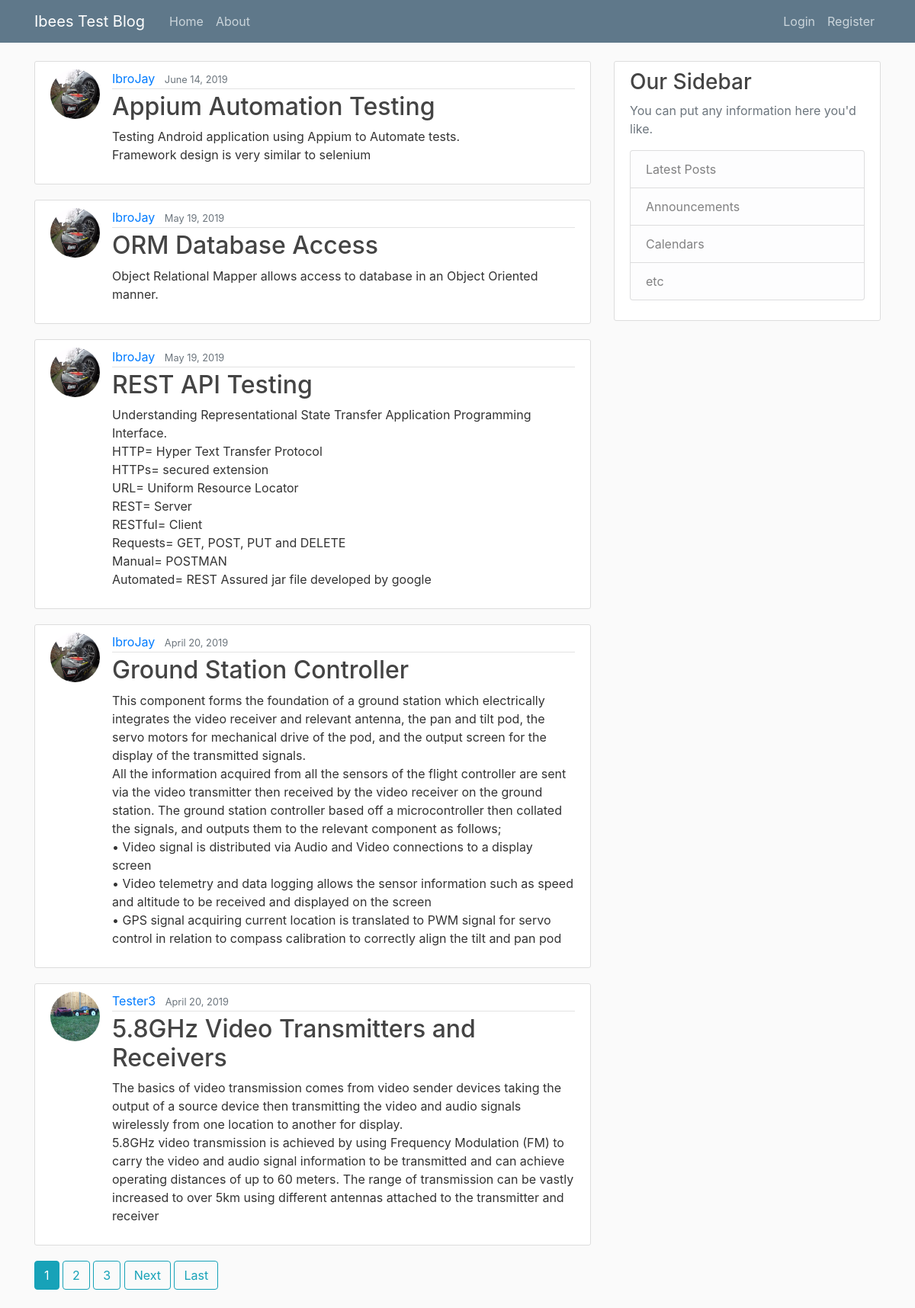
The page / on the database its author committed.
### blog/models.py (models this page shows, shortened)
class Post(models.Model):
    title = models.CharField(max_length=50)
    content = models.TextField()
    date_posted = models.DateTimeField(default=timezone.now)
    author = models.ForeignKey(User, on_delete=models.CASCADE)

### users/models.py (models this page shows, shortened)
class Profile(models.Model):
    user = models.OneToOneField(User, on_delete=models.CASCADE)
    image = models.ImageField(default='default.jpg', upload_to='profile_pics')

### blog/views.py (the view)
# urls.py: path('', PostListView.as_view(), name='blog-home'),
class PostListView(ListView):
    model = Post
    template_name = 'blog/home.html'  # <app>/<model>_<viewType>.html
    context_object_name = 'posts'
    ordering = ['-date_posted']
    paginate_by = 5

### blog/templates/blog/home.html (shortened to what this page needs)
{% extends "blog/base.html" %}
{% block content %}
    {% for post in posts %}
    <article class="media content-section">
        <img class="rounded-circle article-img" src="{{ post.author.profile.image.url }}">
      <div class="media-body">
        <div class="article-metadata">
          <a class="mr-2" href="{% url 'user-posts' post.author.username %}">{{ post.author }}</a>
          <small class="text-muted">{{ post.date_posted|date:"F d, Y" }}</small>
        </div>
        <h2><a class="article-title" href="{% url 'post-detail' post.id %}">{{ post.title }}</a></h2>
        <p class="article-content">{{ post.content }}</p>
      </div>
</article>
    {% endfor %}
    {% if is_paginated %}
    {% for num in page_obj.paginator.page_range %}
        {% if page_obj.number == num %}
         <a class="btn btn-info mb-4" href="?page={{ num }}">{{ num }}</a>
        {% elif num > page_obj.number|add:'-3' and num < page_obj.number|add:'3'%}
            <a class="btn btn-outline-info mb-4" href="?page={{ num }}">{{ num }}</a>
        {% endif %}
    {% endfor %}
    {% if page_obj.has_next %}
        <a class="btn btn-outline-info mb-4" href="?page={{ page_obj.next_page_number }}">Next</a>
        <a class="btn btn-outline-info mb-4" href="?page={{ page_obj.paginator.num_pages }}">Last</a>
    {% endif %}
    {%endif %}
{% endblock content %}

### blog/templates/blog/base.html (shortened to what this page needs)
{% load static %}
<!DOCTYPE html>
<html lang="en">
<head>
    <link rel="stylesheet" href="https://stackpath.bootstrapcdn.com/bootstrap/4.3.1/css/bootstrap.min.css">
    <link rel="stylesheet" type="text/css" href="{% static 'blog/main.css' %}">
</head>
<body>
   <header class="site-header">
    <nav class="navbar navbar-expand-md navbar-dark bg-steel fixed-top">
    <div class="container">
      <a class="navbar-brand mr-4" href="{% url 'blog-home' %}">Ibees Test Blog</a>
      <div class="collapse navbar-collapse" id="navbarToggle">
        <div class="navbar-nav mr-auto">
          <a class="nav-item nav-link" href="{% url 'blog-home' %}">Home</a>
          <a class="nav-item nav-link" href="{% url 'blog-about' %}">About</a>
        </div>
        <div class="navbar-nav">
            {% if user.is_authenticated %}
            <a class="nav-item nav-link" href="{% url 'post-create' %}">New Post</a>
            <a class="nav-item nav-link" href="{% url 'logout' %}">Logout</a>
            <a class="nav-item nav-link" href="{% url 'profile' %}">Profile {{ user.username }}</a>
            {% else %}
          <a class="nav-item nav-link" href="{% url 'login' %}">Login</a>
          <a class="nav-item nav-link" href="{% url 'register' %}">Register</a>
            {% endif %}
        </div>
      </div>
    </div>
  </nav>
</header>
    <main role="main" class="container">
  <div class="row">
    <div class="col-md-8">
      {% block content %}{% endblock %}
    </div>
    <div class="col-md-4">
      <div class="content-section">
        <h3>Our Sidebar</h3>
        <p class='text-muted'>You can put any information here you'd like.
          <ul class="list-group">
            <li class="list-group-item list-group-item-light">Latest Posts</li>
            <li class="list-group-item list-group-item-light">Announcements</li>
            <li class="list-group-item list-group-item-light">Calendars</li>
            <li class="list-group-item list-group-item-light">etc</li>
          </ul>
        </p>
      </div>
    </div>
  </div>
</main>
</body>
</html>

### blog/static/blog/main.css (style rules this page uses)
body { background: #fafafa; color: #333333; margin-top: 5rem; }
h1, h2, h3, h4, h5, h6 { color: #444444; }
ul { margin: 0; }
.bg-steel { background-color: #5f788a; }
.site-header .navbar-nav .nav-link { color: #cbd5db; }
.content-section { background: #ffffff; padding: 10px 20px; border: 1px solid #dddddd; border-radius: 3px; margin-bottom: 20px; }
.article-title { color: #444444; }
.article-content { white-space: pre-line; }
.article-img { height: 65px; width: 65px; margin-right: 16px; }
.article-metadata { padding-bottom: 1px; margin-bottom: 4px; border-bottom: 1px solid #e3e3e3 }

### rows shown on the page
Post: author.profile.image (picture), author "IbroJay", date_posted "June 14, 2019", title "Appium Automation Testing", content "Testing Android application using Appium to Automate tests. Framework design is very similar to selenium"
Post: author.profile.image (picture), author "IbroJay", date_posted "May 19, 2019", title "ORM Database Access", content "Object Relational Mapper allows access to database in an Object Oriented manner."
Post: author.profile.image (picture), author "IbroJay", date_posted "May 19, 2019", title "REST API Testing", content "Understanding Representational State Transfer Application Programming Interface. HTTP= Hyper Text Transfer Protocol HTTPs= secured extension URL= Uniform Resource Locator REST= Server RESTful= Client Requests= GET, POST, PUT and DELETE Manual= POSTMAN Automated= REST Assured jar file developed by google"
Post: author.profile.image (picture), author "IbroJay", date_posted "April 20, 2019", title "Ground Station Controller", content "This component forms the foundation of a ground station which electrically integrates the video receiver and relevant antenna, the pan and tilt pod, the servo motors for mechanical drive of the pod, and the output screen for the display of the transmitted signals. All the information acquired from all the sensors of the flight controller are sent via the video transmitter then received by the video receiver on the ground station. The ground station controller based off a microcontroller then collated the signals, and outputs them to the relevant component as follows; • Video signal is distributed via Audio and Video connections to a display screen • Video telemetry and data logging allows…"
Post: author.profile.image (placeholder picture), author "Tester3", date_posted "April 20, 2019", title "5.8GHz Video Transmitters and Receivers", content "The basics of video transmission comes from video sender devices taking the output of a source device then transmitting the video and audio signals wirelessly from one location to another for display. 5.8GHz video transmission is achieved by using Frequency Modulation (FM) to carry the video and audio signal information to be transmitted and can achieve operating distances of up to 60 meters. The range of transmission can be vastly increased to over 5km using different antennas attached to the transmitter and receiver"

### other values the page prints
{{ num }} "1"
{{ num }} "2" "3"
